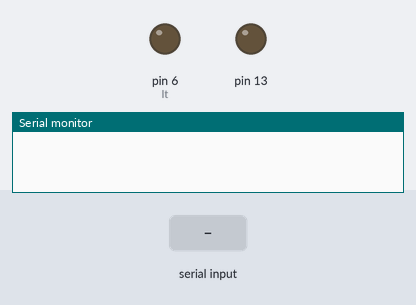
A sketch run on a simulated Arduino Uno, built with avr-gcc and run on an emulated ATmega328P. Parts: output pins drawn as LEDs (lit = HIGH), the last lines printed to the serial monitor. The test bench sets the inputs (shaded band).

Above: at 1.2 s.
1.3 s: "2\n" received over Serial
At 2.2 s:
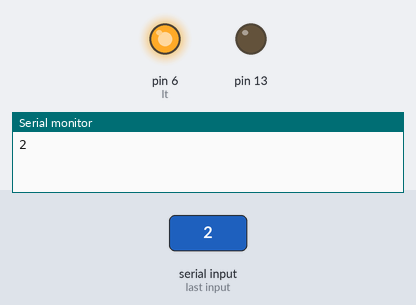
2.8 s: "1\n" received over Serial
At 3.4 s:
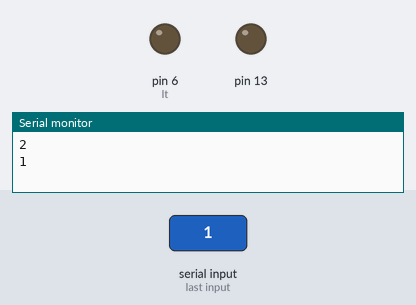
Timing chart, 0 to 5.8 s (numbered marks = the images above; inputs shaded):
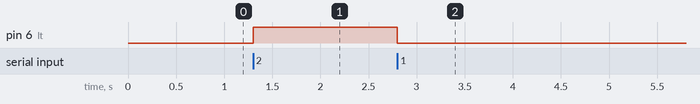

The sketch:

blutooth_room_light.ino
```cpp
int lt=6;   //light pin on relay
char data=0;
void setup()
{
 Serial.begin(9600);
 pinMode(13,OUTPUT);
 pinMode(lt,OUTPUT);
}

void loop()
{
 if(Serial.available()>0)
 {
 data=Serial.read();
 Serial.print(data);
 Serial.print("\n");
 if(data=='1')
 {
 digitalWrite(lt,LOW);
 }
 else if(data=='2')
 {
  digitalWrite(lt,HIGH);
 }

 }
}
```

Measured:
- after the input at 1.3 s, pin 6 (lt): LOW → HIGH at once
- after the input at 2.8 s, pin 6 (lt): HIGH → LOW at once
